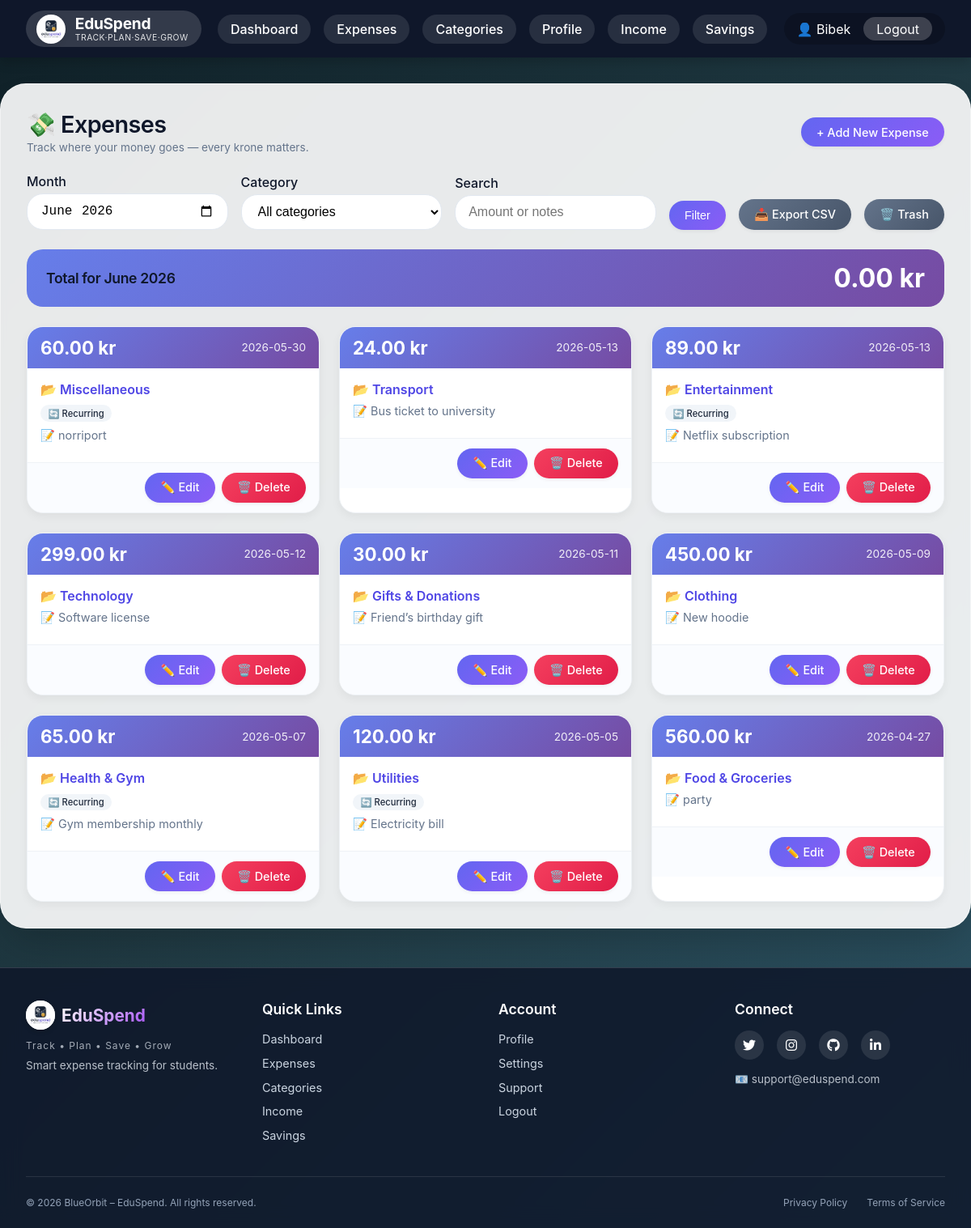
The app's page /modules/expense/view.php (signed in) with its own data.
### tables this page shows
CREATE TABLE `tblexpense` (
  `ExpenseID` int(11) NOT NULL,
  `Amount` decimal(10,2) NOT NULL,
  `CategoryID` int(11) NOT NULL,
  `ExpenseDate` date NOT NULL,
  `IsRecurring` tinyint(1) DEFAULT 0,
  `StudentID` int(11) NOT NULL,
  `Notes` varchar(255) DEFAULT NULL,
  `deleted_at` datetime DEFAULT NULL
);

CREATE TABLE `tblcategory` (
  `CategoryID` int(11) NOT NULL,
  `CategoryName` varchar(50) NOT NULL,
  `BudgetLimit` decimal(10,2) NOT NULL,
  `IsActive` tinyint(1) DEFAULT 1,
  `CreatedDate` date NOT NULL,
  `Description` varchar(200) DEFAULT NULL
);

### includes/Expense.php (called while the page is built, shortened)
<?php
require_once __DIR__ . '/config.php';
class Expense {
    public function __construct($data = null) {
        if ($data) {
            $this->expenseId = $data['ExpenseID'] ?? null;
            $this->amount = $data['Amount'] ?? null;
            $this->expenseDate = $data['ExpenseDate'] ?? null;
            $this->isRecurring = $data['IsRecurring'] ?? 0;
            $this->notes = $data['Notes'] ?? null;
        }
    }
    public static function all($studentId, $categoryFilter = null, $search = null, $withTrashed = false) {
        global $pdo;
        $sql = "SELECT e.*, c.CategoryName FROM tblExpense e
                INNER JOIN tblCategory c ON e.CategoryID = c.CategoryID
                WHERE e.StudentID = ?";
        if (!$withTrashed) $sql .= " AND e.deleted_at IS NULL";
        $params = [$studentId];
        $sql .= " ORDER BY e.ExpenseDate DESC";
        $stmt = $pdo->prepare($sql);
        $stmt->execute($params);
        $rows = $stmt->fetchAll(PDO::FETCH_ASSOC);
        $expenses = [];
        foreach ($rows as $row) {
            $expense = new Expense($row);
            $expense->categoryName = $row['CategoryName'];
            $expenses[] = $expense;
        }
        return $expenses;
    }
}
?>

### modules/expense/view.php (the view, shortened to what this page needs)
<?php
require_once '../../includes/header.php';
require_once '../../includes/Expense.php';
$user_id = $_SESSION['user_id'];
$month = isset($_GET['month']) ? $_GET['month'] : date('Y-m');
$category_filter = $_GET['category'] ?? '';
$search = $_GET['search'] ?? '';
$expenses = Expense::all($user_id, $category_filter, $search, false);
$total = $pdo->prepare("SELECT SUM(Amount) FROM tblExpense WHERE StudentID = ? AND DATE_FORMAT(ExpenseDate, '%Y-%m') = ? AND deleted_at IS NULL");
$total->execute([$user_id, $month]);
$totalAmount = $total->fetchColumn() ?? 0;
?>
<div class="page-header">
    <div>
        <h2>💸 Expenses</h2>
        <p class="page-subtitle">Track where your money goes — every krone matters.</p>
    </div>
    <a href="add.php" class="btn">+ Add New Expense</a>
</div>
<div class="filter-bar">
    <form method="get" style="display:flex; gap:1rem; flex-wrap:wrap; width:100%; align-items:flex-end;">
        <div class="form-group" style="margin-bottom:0;">
            <label>Month</label>
            <input type="month" name="month" value="<?= htmlspecialchars($month) ?>" onchange="this.form.submit()">
        </div>
        <div class="form-group" style="margin-bottom:0;">
            <label>Category</label>
            <select name="category" onchange="this.form.submit()">
                <option value="">All categories</option>
            </select>
        </div>
        <div class="form-group" style="margin-bottom:0;">
            <label>Search</label>
            <input type="text" name="search" placeholder="Amount or notes" value="<?= htmlspecialchars($search) ?>">
        </div>
        <button type="submit" class="btn">Filter</button>
        <a href="?export=1&<?= http_build_query($_GET) ?>" class="btn btn-secondary">📥 Export CSV</a>
        <a href="trash.php" class="btn btn-secondary">🗑️ Trash</a>
    </form>
</div>
<div class="stats-row">
    <div class="summary-card">
        <h3>Total for <?= htmlspecialchars(date('F Y', strtotime($month . '-01'))) ?></h3>
        <p class="total-amount"><?= number_format($totalAmount, 2) ?> kr</p>
    </div>
</div>
<?php if (empty($expenses)): ?>
    <div class="alert alert-info">✨ No expenses found. <a href="add.php">Add your first expense</a></div>
<?php else: ?>
    <div class="expense-grid">
        <?php foreach ($expenses as $e): ?>
            <div class="expense-card">
                <div class="card-header">
                    <span class="amount"><?= number_format($e->amount, 2) ?> kr</span>
                    <span class="date"><?= htmlspecialchars($e->expenseDate) ?></span>
                </div>
                <div class="card-body">
                    <div class="category">📂 <?= htmlspecialchars($e->categoryName) ?></div>
                    <?php if ($e->isRecurring): ?>
                        <span class="recurring-badge">🔄 Recurring</span>
                    <?php endif; ?>
                    <?php if (!empty($e->notes)): ?>
                        <div class="notes">📝 <?= htmlspecialchars($e->notes) ?></div>
                    <?php endif; ?>
                </div>
                <div class="card-footer">
                    <a href="edit.php?id=<?= $e->expenseId ?>" class="btn">✏️ Edit</a>
                    <a href="delete.php?id=<?= $e->expenseId ?>" class="btn btn-danger delete-link">🗑️ Delete</a>
                </div>
            </div>
        <?php endforeach; ?>
    </div>
<?php endif; ?>
<?php require_once '../../includes/footer.php'; ?>

### assets/css/style.css (style rules this page uses)
:root { --primary: #6366f1; --primary-dark: #4f46e5; --secondary: #10b981; --danger: #f43f5e; --warning: #f59e0b; --dark: #0f172a; --light: #f8fafc; --gray: #64748b; --glass: rgba(255, 255, 255, 0.2); --glass-border: rgba(255, 255, 255, 0.3); }
* { margin: 0; padding: 0; box-sizing: border-box; }
body { background: linear-gradient(135deg, #0f2027, #203a43, #2c5364); background-attachment: fixed; font-family: 'Inter', system-ui, -apple-system, 'Segoe UI', Roboto, Helvetica, Arial, sans-serif; min-height: 100vh; color: var(--dark); }
h1, h2, h3 { color: var(--dark); font-weight: 600; letter-spacing: -0.02em; }
.form-group { margin-bottom: 1.2rem; }
label { display: block; font-weight: 500; margin-bottom: 0.3rem; color: var(--dark); }
input, select, textarea { width: 100%; padding: 0.7rem 1rem; border: 1px solid #e2e8f0; border-radius: 20px; font-size: 1rem; transition: all 0.2s; background: white; }
.btn { display: inline-block; background: linear-gradient(135deg, #6366f1, #8b5cf6); color: white; padding: 0.6rem 1.2rem; border: none; border-radius: 40px; cursor: pointer; text-decoration: none; font-size: 0.9rem; font-weight: 500; transition: all 0.2s; box-shadow: 0 2px 4px rgba(0,0,0,0.05); }
.btn-secondary { background: linear-gradient(135deg, #64748b, #475569); }
.btn-danger { background: linear-gradient(135deg, #f43f5e, #e11d48); }
.filter-bar { display: flex; gap: 1rem; flex-wrap: wrap; margin-bottom: 1.5rem; align-items: flex-end; }
.filter-bar .form-group { margin-bottom: 0; flex: 1; }
.expense-grid { display: grid; grid-template-columns: repeat(auto-fill, minmax(320px, 1fr)); gap: 1.5rem; margin-top: 1.5rem; }
.expense-card { background: white; border-radius: 20px; box-shadow: 0 4px 12px rgba(0,0,0,0.05); transition: all 0.2s; overflow: hidden; border: 1px solid #eef2f6; }
.card-header { background: linear-gradient(135deg, #667eea 0%, #764ba2 100%); padding: 0.75rem 1rem; color: white; display: flex; justify-content: space-between; align-items: center; }
.card-header .amount { font-size: 1.4rem; font-weight: bold; }
.card-header .date { font-size: 0.85rem; opacity: 0.9; }
.card-body { padding: 1rem; }
.card-body .category { font-weight: 600; color: #4f46e5; margin-bottom: 0.5rem; }
.card-body .notes { color: #64748b; font-size: 0.9rem; margin: 0.5rem 0; }
.card-footer { padding: 0.75rem 1rem; border-top: 1px solid #eef2f6; display: flex; justify-content: flex-end; gap: 0.5rem; background: #fafcff; }
.recurring-badge { display: inline-block; background: #f1f5f9; border-radius: 20px; padding: 0.2rem 0.6rem; font-size: 0.7rem; font-weight: 500; color: #1e293b; }
.page-header { display: flex; justify-content: space-between; align-items: center; margin-bottom: 1.5rem; flex-wrap: wrap; gap: 1rem; }
.page-header h2 { margin: 0; }

### records on screen
tblexpense: Amount "60.00", ExpenseDate "2026-05-30", CategoryID.CategoryName "Miscellaneous", IsRecurring "🔄 Recurring", Notes "norriport"
tblexpense: Amount "24.00", ExpenseDate "2026-05-13", CategoryID.CategoryName "Transport", Notes "Bus ticket to university"
tblexpense: Amount "89.00", ExpenseDate "2026-05-13", CategoryID.CategoryName "Entertainment", IsRecurring "🔄 Recurring", Notes "Netflix subscription"
tblexpense: Amount "299.00", ExpenseDate "2026-05-12", CategoryID.CategoryName "Technology", Notes "Software license"
tblexpense: Amount "30.00", ExpenseDate "2026-05-11", CategoryID.CategoryName "Gifts & Donations", Notes "Friend’s birthday gift"
tblexpense: Amount "450.00", ExpenseDate "2026-05-09", CategoryID.CategoryName "Clothing", Notes "New hoodie"
tblexpense: Amount "65.00", ExpenseDate "2026-05-07", CategoryID.CategoryName "Health & Gym", IsRecurring "🔄 Recurring", Notes "Gym membership monthly"
tblexpense: Amount "120.00", ExpenseDate "2026-05-05", CategoryID.CategoryName "Utilities", IsRecurring "🔄 Recurring", Notes "Electricity bill"
tblexpense: Amount "560.00", ExpenseDate "2026-04-27", CategoryID.CategoryName "Food & Groceries", Notes "party"

### other values on screen
$_SESSION['user_name'] "Bibek"
date('F Y', strtotime($month . '-01')) "June 2026"
$totalAmount "0.00"
